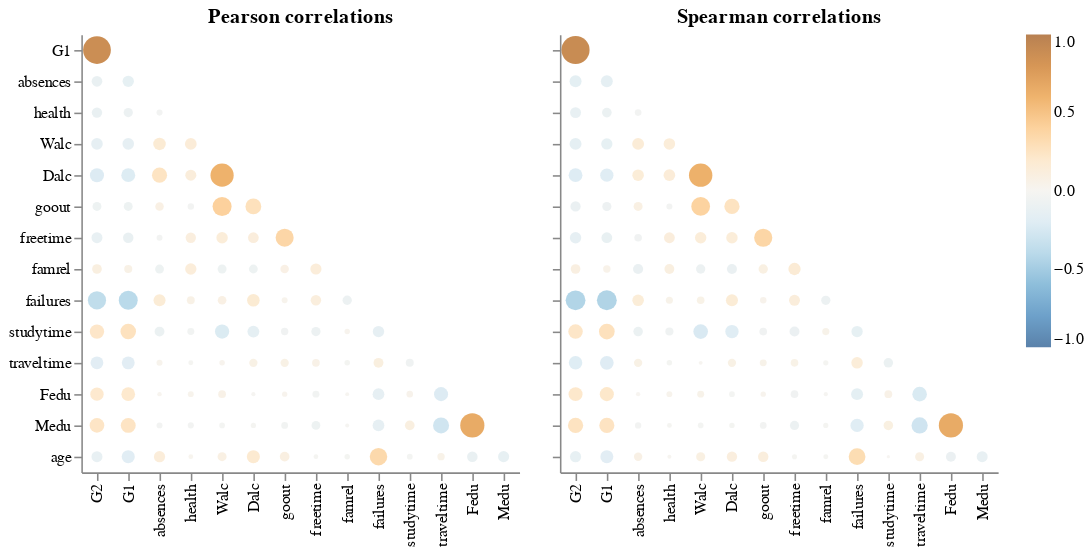

The notebook cell this image was saved under:
### Markdown cell above
Figure 4. Distribution of the target feature (G3)

### Code cell
# Correlation analysis
aly.corr(student_train.drop(columns=['G3']))

### Figure 1 — Vega specification as saved in the notebook (floating-point values rounded to 4 significant figures)
{"$schema": "https://vega.github.io/schema/vega/v5.json", "data": [{"name": "source_0"}, {"name": "data_0", "values": [{"abs_value": 0.06822, "index": "Dalc", "value": 0.06822, "variable": "traveltime"}, {"abs_value": 0.1008, "index": "failures", "value": 0.1008, "variable": "traveltime"}, {"abs_value": 0.1751, "index": "G2", "value": -0.1751, "variable": "traveltime"}, {"abs_value": 0.1779, "index": "G1", "value": -0.1779, "variable": "traveltime"}, {"abs_value": 0.0299, "index": "absences", "value": 0.0299, "variable": "traveltime"}, {"abs_value": 0.01694, "index": "health", "value": -0.01694, "variable": "traveltime"}, {"abs_value": 0.02321, "index": "Walc", "value": 0.02321, "variable": "traveltime"}, {"abs_value": 0.06158, "index": "studytime", "value": -0.06158, "variable": "traveltime"}, {"abs_value": 0.06778, "index": "goout", "value": 0.06778, "variable": "traveltime"}, {"abs_value": 0.05768, "index": "freetime", "value": 0.05768, "variable": "traveltime"}, {"abs_value": 0.02404, "index": "famrel", "value": -0.02404, "variable": "traveltime"}, {"abs_value": 0.264, "index": "G1", "value": 0.264, "variable": "studytime"}, {"abs_value": 0.09888, "index": "absences", "value": -0.09888, "variable": "studytime"}, {"abs_value": 0.04454, "index": "health", "value": -0.04454, "variable": "studytime"}, {"abs_value": 0.08656, "index": "freetime", "value": -0.08656, "variable": "studytime"}, {"abs_value": 0.149, "index": "Dalc", "value": -0.149, "variable": "studytime"}, {"abs_value": 0.1371, "index": "failures", "value": -0.1371, "variable": "studytime"}, {"abs_value": 0.02232, "index": "famrel", "value": 0.02232, "variable": "studytime"}, {"abs_value": 0.2219, "index": "Walc", "value": -0.2219, "variable": "studytime"}, {"abs_value": 0.2242, "index": "G2", "value": 0.2242, "variable": "studytime"}, {"abs_value": 0.0513, "index": "goout", "value": -0.0513, "variable": "studytime"}, {"abs_value": 0.1127, "index": "G2", "value": -0.1127, "variable": "health"}, {"abs_value": 0.08499, "index": "G1", "value": -0.08499, "variable": "health"}, {"abs_value": 0.03076, "index": "absences", "value": -0.03076, "variable": "health"}, {"abs_value": 0.07943, "index": "G2", "value": -0.07943, "variable": "goout"}, {"abs_value": 0.07904, "index": "G1", "value": -0.07904, "variable": "goout"}, {"abs_value": 0.07238, "index": "absences", "value": 0.07238, "variable": "goout"}, {"abs_value": 0.03532, "index": "health", "value": -0.03532, "variable": "goout"}, {"abs_value": 0.4041, "index": "Walc", "value": 0.4041, "variable": "goout"}, {"abs_value": 0.2753, "index": "Dalc", "value": 0.2753, "variable": "goout"}, {"abs_value": 0.3621, "index": "goout", "value": 0.3621, "variable": "freetime"}, {"abs_value": 0.1213, "index": "Dalc", "value": 0.1213, "variable": "freetime"}, {"abs_value": 0.1261, "index": "G2", "value": -0.1261, "variable": "freetime"}, {"abs_value": 0.1144, "index": "G1", "value": -0.1144, "variable": "freetime"}, {"abs_value": 0.02875, "index": "absences", "value": -0.02875, "variable": "freetime"}, {"abs_value": 0.111, "index": "health", "value": 0.111, "variable": "freetime"}, {"abs_value": 0.1387, "index": "Walc", "value": 0.1387, "variable": "freetime"}, {"abs_value": 0.1353, "index": "health", "value": 0.1353, "variable": "famrel"}, {"abs_value": 0.07967, "index": "Walc", "value": -0.07967, "variable": "famrel"}, {"abs_value": 0.09617, "index": "G2", "value": 0.09617, "variable": "famrel"}, {"abs_value": 0.06365, "index": "G1", "value": 0.06365, "variable": "famrel"}, {"abs_value": 0.07869, "index": "absences", "value": -0.07869, "variable": "famrel"}, {"abs_value": 0.1318, "index": "freetime", "value": 0.1318, "variable": "famrel"}, {"abs_value": 0.07142, "index": "goout", "value": 0.07142, "variable": "famrel"}, {"abs_value": 0.07739, "index": "Dalc", "value": -0.07739, "variable": "famrel"}, {"abs_value": 0.08856, "index": "famrel", "value": -0.08856, "variable": "failures"}, {"abs_value": 0.1151, "index": "freetime", "value": 0.1151, "variable": "failures"}, {"abs_value": 0.02886, "index": "goout", "value": 0.02886, "variable": "failures"}, {"abs_value": 0.1695, "index": "Dalc", "value": 0.1695, "variable": "failures"}, {"abs_value": 0.07459, "index": "Walc", "value": 0.07459, "variable": "failures"}, {"abs_value": 0.0599, "index": "health", "value": 0.0599, "variable": "failures"}, {"abs_value": 0.1546, "index": "absences", "value": 0.1546, "variable": "failures"}, {"abs_value": 0.3685, "index": "G2", "value": -0.3685, "variable": "failures"}, {"abs_value": 0.4009, "index": "G1", "value": -0.4009, "variable": "failures"}, {"abs_value": 0.1308, "index": "Medu", "value": -0.1308, "variable": "age"}, {"abs_value": 0.116, "index": "Fedu", "value": -0.116, "variable": "age"}, {"abs_value": 0.01365, "index": "freetime", "value": -0.01365, "variable": "age"}, {"abs_value": 0.1272, "index": "G2", "value": -0.1272, "variable": "age"}, {"abs_value": 0.1857, "index": "G1", "value": -0.1857, "variable": "age"}, {"abs_value": 0.1332, "index": "absences", "value": 0.1332, "variable": "age"}, {"abs_value": 0.01486, "index": "health", "value": 0.01486, "variable": "age"}, {"abs_value": 0.08173, "index": "Walc", "value": 0.08173, "variable": "age"}, {"abs_value": 0.1855, "index": "Dalc", "value": 0.1855, "variable": "age"}, {"abs_value": 0.09589, "index": "goout", "value": 0.09589, "variable": "age"}, {"abs_value": 0.02233, "index": "famrel", "value": -0.02233, "variable": "age"}, {"abs_value": 0.3394, "index": "failures", "value": 0.3394, "variable": "age"}, {"abs_value": 0.02698, "index": "studytime", "value": -0.02698, "variable": "age"}, {"abs_value": 0.05104, "index": "traveltime", "value": 0.05104, "variable": "age"}, {"abs_value": 0.1353, "index": "G1", "value": -0.1353, "variable": "absences"}, {"abs_value": 0.1195, "index": "G2", "value": -0.1195, "variable": "absences"}, {"abs_value": 0.1457, "index": "health", "value": 0.1457, "variable": "Walc"}, {"abs_value": 0.1682, "index": "absences", "value": 0.1682, "variable": "Walc"}, {"abs_value": 0.1415, "index": "G1", "value": -0.1415, "variable": "Walc"}, {"abs_value": 0.1422, "index": "G2", "value": -0.1422, "variable": "Walc"}, {"abs_value": 0.1468, "index": "failures", "value": -0.1468, "variable": "Medu"}, {"abs_value": 0.2842, "index": "traveltime", "value": -0.2842, "variable": "Medu"}, {"abs_value": 0.09688, "index": "studytime", "value": 0.09688, "variable": "Medu"}, {"abs_value": 0.658, "index": "Fedu", "value": 0.658, "variable": "Medu"}, {"abs_value": 0.00701, "index": "famrel", "value": -0.00701, "variable": "Medu"}, {"abs_value": 0.2353, "index": "G2", "value": 0.2353, "variable": "Medu"}, {"abs_value": 0.07677, "index": "freetime", "value": -0.07677, "variable": "Medu"}, {"abs_value": 0.04271, "index": "goout", "value": -0.04271, "variable": "Medu"}, {"abs_value": 0.02145, "index": "Dalc", "value": -0.02145, "variable": "Medu"}, {"abs_value": 0.02609, "index": "Walc", "value": -0.02609, "variable": "Medu"}, {"abs_value": 0.03118, "index": "health", "value": -0.03118, "variable": "Medu"}, {"abs_value": 0.02907, "index": "absences", "value": -0.02907, "variable": "Medu"}, {"abs_value": 0.2437, "index": "G1", "value": 0.2437, "variable": "Medu"}, {"abs_value": 0.8726, "index": "G2", "value": 0.8726, "variable": "G1"}, {"abs_value": 0.2147, "index": "traveltime", "value": -0.2147, "variable": "Fedu"}, {"abs_value": 0.04459, "index": "freetime", "value": -0.04459, "variable": "Fedu"}, {"abs_value": 0.2037, "index": "G1", "value": 0.2037, "variable": "Fedu"}, {"abs_value": 0.01103, "index": "absences", "value": 0.01103, "variable": "Fedu"}, {"abs_value": 0.0287, "index": "health", "value": 0.0287, "variable": "Fedu"}, {"abs_value": 0.05712, "index": "Walc", "value": 0.05712, "variable": "Fedu"}, {"abs_value": 0.008725, "index": "Dalc", "value": -0.008725, "variable": "Fedu"}, {"abs_value": 0.02098, "index": "goout", "value": 0.02098, "variable": "Fedu"}, {"abs_value": 0.006001, "index": "famrel", "value": 0.006001, "variable": "Fedu"}, {"abs_value": 0.03772, "index": "studytime", "value": 0.03772, "variable": "Fedu"}, {"abs_value": 0.1463, "index": "failures", "value": -0.1463, "variable": "Fedu"}, {"abs_value": 0.1946, "index": "G2", "value": 0.1946, "variable": "Fedu"}, {"abs_value": 0.2152, "index": "G2", "value": -0.2152, "variable": "Dalc"}, {"abs_value": 0.21, "index": "G1", "value": -0.21, "variable": "Dalc"}, {"abs_value": 0.25, "index": "absences", "value": 0.25, "variable": "Dalc"}, {"abs_value": 0.6038, "index": "Walc", "value": 0.6038, "variable": "Dalc"}, {"abs_value": 0.128, "index": "health", "value": 0.128, "variable": "Dalc"}]}, {"name": "source_1"}, {"name": "data_1", "values": [{"abs_value": 0.06754, "index": "Dalc", "value": 0.06754, "variable": "traveltime"}, {"abs_value": 0.1397, "index": "failures", "value": 0.1397, "variable": "traveltime"}, {"abs_value": 0.197, "index": "G2", "value": -0.197, "variable": "traveltime"}, {"abs_value": 0.2042, "index": "G1", "value": -0.2042, "variable": "traveltime"}, {"abs_value": 0.06825, "index": "absences", "value": 0.06825, "variable": "traveltime"}, {"abs_value": 0.02325, "index": "health", "value": -0.02325, "variable": "traveltime"}, {"abs_value": 0.005739, "index": "Walc", "value": 0.005739, "variable": "traveltime"}, {"abs_value": 0.09164, "index": "studytime", "value": -0.09164, "variable": "traveltime"}, {"abs_value": 0.04366, "index": "goout", "value": 0.04366, "variable": "traveltime"}, {"abs_value": 0.05563, "index": "freetime", "value": 0.05563, "variable": "traveltime"}, {"abs_value": 0.02002, "index": "famrel", "value": -0.02002, "variable": "traveltime"}, {"abs_value": 0.2706, "index": "G1", "value": 0.2706, "variable": "studytime"}, {"abs_value": 0.09165, "index": "absences", "value": -0.09165, "variable": "studytime"}, {"abs_value": 0.06378, "index": "health", "value": -0.06378, "variable": "studytime"}, {"abs_value": 0.1027, "index": "freetime", "value": -0.1027, "variable": "studytime"}, {"abs_value": 0.1936, "index": "Dalc", "value": -0.1936, "variable": "studytime"}, {"abs_value": 0.1348, "index": "failures", "value": -0.1348, "variable": "studytime"}, {"abs_value": 0.04741, "index": "famrel", "value": 0.04741, "variable": "studytime"}, {"abs_value": 0.2348, "index": "Walc", "value": -0.2348, "variable": "studytime"}, {"abs_value": 0.2293, "index": "G2", "value": 0.2293, "variable": "studytime"}, {"abs_value": 0.05653, "index": "goout", "value": -0.05653, "variable": "studytime"}, {"abs_value": 0.126, "index": "G2", "value": -0.126, "variable": "health"}, {"abs_value": 0.09504, "index": "G1", "value": -0.09504, "variable": "health"}, {"abs_value": 0.03956, "index": "absences", "value": -0.03956, "variable": "health"}, {"abs_value": 0.109, "index": "G2", "value": -0.109, "variable": "goout"}, {"abs_value": 0.08437, "index": "G1", "value": -0.08437, "variable": "goout"}, {"abs_value": 0.08109, "index": "absences", "value": 0.08109, "variable": "goout"}, {"abs_value": 0.03037, "index": "health", "value": -0.03037, "variable": "goout"}, {"abs_value": 0.3903, "index": "Walc", "value": 0.3903, "variable": "goout"}, {"abs_value": 0.2549, "index": "Dalc", "value": 0.2549, "variable": "goout"}, {"abs_value": 0.3668, "index": "goout", "value": 0.3668, "variable": "freetime"}, {"abs_value": 0.1391, "index": "Dalc", "value": 0.1391, "variable": "freetime"}, {"abs_value": 0.1374, "index": "G2", "value": -0.1374, "variable": "freetime"}, {"abs_value": 0.1221, "index": "G1", "value": -0.1221, "variable": "freetime"}, {"abs_value": 0.05517, "index": "absences", "value": -0.05517, "variable": "freetime"}, {"abs_value": 0.1244, "index": "health", "value": 0.1244, "variable": "freetime"}, {"abs_value": 0.1372, "index": "Walc", "value": 0.1372, "variable": "freetime"}, {"abs_value": 0.09933, "index": "health", "value": 0.09933, "variable": "famrel"}, {"abs_value": 0.08717, "index": "Walc", "value": -0.08717, "variable": "famrel"}, {"abs_value": 0.0955, "index": "G2", "value": 0.0955, "variable": "famrel"}, {"abs_value": 0.05085, "index": "G1", "value": 0.05085, "variable": "famrel"}, {"abs_value": 0.1081, "index": "absences", "value": -0.1081, "variable": "famrel"}, {"abs_value": 0.1617, "index": "freetime", "value": 0.1617, "variable": "famrel"}, {"abs_value": 0.08932, "index": "goout", "value": 0.08932, "variable": "famrel"}, {"abs_value": 0.1038, "index": "Dalc", "value": -0.1038, "variable": "famrel"}, {"abs_value": 0.0867, "index": "famrel", "value": -0.0867, "variable": "failures"}, {"abs_value": 0.1264, "index": "freetime", "value": 0.1264, "variable": "failures"}, {"abs_value": 0.03634, "index": "goout", "value": 0.03634, "variable": "failures"}, {"abs_value": 0.1546, "index": "Dalc", "value": 0.1546, "variable": "failures"}, {"abs_value": 0.05548, "index": "Walc", "value": 0.05548, "variable": "failures"}, {"abs_value": 0.04567, "index": "health", "value": 0.04567, "variable": "failures"}, {"abs_value": 0.1422, "index": "absences", "value": 0.1422, "variable": "failures"}, {"abs_value": 0.4374, "index": "G2", "value": -0.4374, "variable": "failures"}, {"abs_value": 0.4412, "index": "G1", "value": -0.4412, "variable": "failures"}, {"abs_value": 0.1265, "index": "Medu", "value": -0.1265, "variable": "age"}, {"abs_value": 0.1023, "index": "Fedu", "value": -0.1023, "variable": "age"}, {"abs_value": 0.01834, "index": "freetime", "value": -0.01834, "variable": "age"}, {"abs_value": 0.1312, "index": "G2", "value": -0.1312, "variable": "age"}, {"abs_value": 0.1813, "index": "G1", "value": -0.1813, "variable": "age"}, {"abs_value": 0.06962, "index": "absences", "value": 0.06962, "variable": "age"}, {"abs_value": 0.00735, "index": "health", "value": 0.00735, "variable": "age"}, {"abs_value": 0.08383, "index": "Walc", "value": 0.08383, "variable": "age"}, {"abs_value": 0.1117, "index": "Dalc", "value": 0.1117, "variable": "age"}, {"abs_value": 0.114, "index": "goout", "value": 0.114, "variable": "age"}, {"abs_value": 0.01712, "index": "famrel", "value": -0.01712, "variable": "age"}, {"abs_value": 0.3113, "index": "failures", "value": 0.3113, "variable": "age"}, {"abs_value": 0.0005177, "index": "studytime", "value": -0.0005177, "variable": "age"}, {"abs_value": 0.08307, "index": "traveltime", "value": 0.08307, "variable": "age"}, {"abs_value": 0.1518, "index": "G1", "value": -0.1518, "variable": "absences"}, {"abs_value": 0.1538, "index": "G2", "value": -0.1538, "variable": "absences"}, {"abs_value": 0.1407, "index": "health", "value": 0.1407, "variable": "Walc"}, {"abs_value": 0.1504, "index": "absences", "value": 0.1504, "variable": "Walc"}, {"abs_value": 0.1344, "index": "G1", "value": -0.1344, "variable": "Walc"}, {"abs_value": 0.1518, "index": "G2", "value": -0.1518, "variable": "Walc"}, {"abs_value": 0.1913, "index": "failures", "value": -0.1913, "variable": "Medu"}, {"abs_value": 0.289, "index": "traveltime", "value": -0.289, "variable": "Medu"}, {"abs_value": 0.09313, "index": "studytime", "value": 0.09313, "variable": "Medu"}, {"abs_value": 0.6583, "index": "Fedu", "value": 0.6583, "variable": "Medu"}, {"abs_value": 0.02023, "index": "famrel", "value": -0.02023, "variable": "Medu"}, {"abs_value": 0.2553, "index": "G2", "value": 0.2553, "variable": "Medu"}, {"abs_value": 0.08452, "index": "freetime", "value": -0.08452, "variable": "Medu"}, {"abs_value": 0.04053, "index": "goout", "value": -0.04053, "variable": "Medu"}, {"abs_value": 0.02224, "index": "Dalc", "value": -0.02224, "variable": "Medu"}, {"abs_value": 0.02532, "index": "Walc", "value": -0.02532, "variable": "Medu"}, {"abs_value": 0.01603, "index": "health", "value": -0.01603, "variable": "Medu"}, {"abs_value": 0.03505, "index": "absences", "value": -0.03505, "variable": "Medu"}, {"abs_value": 0.2516, "index": "G1", "value": 0.2516, "variable": "Medu"}, {"abs_value": 0.8917, "index": "G2", "value": 0.8917, "variable": "G1"}, {"abs_value": 0.2324, "index": "traveltime", "value": -0.2324, "variable": "Fedu"}, {"abs_value": 0.05574, "index": "freetime", "value": -0.05574, "variable": "Fedu"}, {"abs_value": 0.2151, "index": "G1", "value": 0.2151, "variable": "Fedu"}, {"abs_value": 0.01005, "index": "absences", "value": 0.01005, "variable": "Fedu"}, {"abs_value": 0.02787, "index": "health", "value": 0.02787, "variable": "Fedu"}, {"abs_value": 0.04418, "index": "Walc", "value": 0.04418, "variable": "Fedu"}, {"abs_value": 0.02606, "index": "Dalc", "value": -0.02606, "variable": "Fedu"}, {"abs_value": 0.02248, "index": "goout", "value": 0.02248, "variable": "Fedu"}, {"abs_value": 0.008447, "index": "famrel", "value": -0.008447, "variable": "Fedu"}, {"abs_value": 0.05827, "index": "studytime", "value": 0.05827, "variable": "Fedu"}, {"abs_value": 0.1531, "index": "failures", "value": -0.1531, "variable": "Fedu"}, {"abs_value": 0.2122, "index": "G2", "value": 0.2122, "variable": "Fedu"}, {"abs_value": 0.2067, "index": "G2", "value": -0.2067, "variable": "Dalc"}, {"abs_value": 0.1913, "index": "G1", "value": -0.1913, "variable": "Dalc"}, {"abs_value": 0.1412, "index": "absences", "value": 0.1412, "variable": "Dalc"}, {"abs_value": 0.6155, "index": "Walc", "value": 0.6155, "variable": "Dalc"}, {"abs_value": 0.1438, "index": "health", "value": 0.1438, "variable": "Dalc"}]}, {"name": "source_0_concat_0_x_domain_index", "values": [{"index": "Dalc", "sort_field": 5.0}, {"index": "failures", "sort_field": 9.0}, {"index": "G2", "sort_field": 0.0}, {"index": "G1", "sort_field": 1.0}, {"index": "absences", "sort_field": 2.0}, {"index": "health", "sort_field": 3.0}, {"index": "Walc", "sort_field": 4.0}, {"index": "studytime", "sort_field": 10.0}, {"index": "goout", "sort_field": 6.0}, {"index": "freetime", "sort_field": 7.0}, {"index": "famrel", "sort_field": 8.0}, {"index": "Medu", "sort_field": 13.0}, {"index": "Fedu", "sort_field": 12.0}, {"index": "traveltime", "sort_field": 11.0}]}, {"name": "source_0_concat_0_y_domain_variable", "values": [{"sort_field": 10.0, "variable": "traveltime"}, {"sort_field": 9.0, "variable": "studytime"}, {"sort_field": 2.0, "variable": "health"}, {"sort_field": 5.0, "variable": "goout"}, {"sort_field": 6.0, "variable": "freetime"}, {"sort_field": 7.0, "variable": "famrel"}, {"sort_field": 8.0, "variable": "failures"}, {"sort_field": 13.0, "variable": "age"}, {"sort_field": 1.0, "variable": "absences"}, {"sort_field": 3.0, "variable": "Walc"}, {"sort_field": 12.0, "variable": "Medu"}, {"sort_field": 0.0, "variable": "G1"}, {"sort_field": 11.0, "variable": "Fedu"}, {"sort_field": 4.0, "variable": "Dalc"}]}, {"name": "source_1_concat_1_x_domain_index", "values": [{"index": "Dalc", "sort_field": 5.0}, {"index": "failures", "sort_field": 9.0}, {"index": "G2", "sort_field": 0.0}, {"index": "G1", "sort_field": 1.0}, {"index": "absences", "sort_field": 2.0}, {"index": "health", "sort_field": 3.0}, {"index": "Walc", "sort_field": 4.0}, {"index": "studytime", "sort_field": 10.0}, {"index": "goout", "sort_field": 6.0}, {"index": "freetime", "sort_field": 7.0}, {"index": "famrel", "sort_field": 8.0}, {"index": "Medu", "sort_field": 13.0}, {"index": "Fedu", "sort_field": 12.0}, {"index": "traveltime", "sort_field": 11.0}]}, {"name": "source_1_concat_1_y_domain_variable", "values": [{"sort_field": 10.0, "variable": "traveltime"}, {"sort_field": 9.0, "variable": "studytime"}, {"sort_field": 2.0, "variable": "health"}, {"sort_field": 5.0, "variable": "goout"}, {"sort_field": 6.0, "variable": "freetime"}, {"sort_field": 7.0, "variable": "famrel"}, {"sort_field": 8.0, "variable": "failures"}, {"sort_field": 13.0, "variable": "age"}, {"sort_field": 1.0, "variable": "absences"}, {"sort_field": 3.0, "variable": "Walc"}, {"sort_field": 12.0, "variable": "Medu"}, {"sort_field": 0.0, "variable": "G1"}, {"sort_field": 11.0, "variable": "Fedu"}, {"sort_field": 4.0, "variable": "Dalc"}]}], "signals": [{"name": "concat_0_x_step", "value": 20}, {"name": "concat_0_width", "update": "bandspace(domain('concat_0_x').length, 1, 0.5) * concat_0_x_step"}, {"name": "concat_0_y_step", "value": 20}, {"name": "concat_0_height", "update": "bandspace(domain('concat_0_y').length, 1, 0.5) * concat_0_y_step"}, {"name": "concat_1_x_step", "value": 20}, {"name": "concat_1_width", "update": "bandspace(domain('concat_1_x').length, 1, 0.5) * concat_1_x_step"}, {"name": "concat_1_y_step", "value": 20}, {"name": "concat_1_height", "update": "bandspace(domain('concat_1_y').length, 1, 0.5) * concat_1_y_step"}], "marks": [{"type": "group", "name": "concat_0_group", "encode": {"update": {"width": {"signal": "concat_0_width"}, "height": {"signal": "concat_0_height"}}}, "marks": [{"type": "symbol", "name": "concat_0_marks", "from": {"data": "data_0"}, "encode": {"update": {"fill": {"field": "value", "scale": "color"}, "opacity": {"value": 0.7}, "y": {"field": "variable", "scale": "concat_0_y"}, "size": {"field": "abs_value", "scale": "size"}, "x": {"field": "index", "scale": "concat_0_x"}, "tooltip": {"signal": "{\"corr\": format(datum[\"value\"], \".2f\"), \"x\": isValid(datum[\"index\"]) ? datum[\"index\"] : \"\"+datum[\"index\"], \"y\": isValid(datum[\"variable\"]) ? datum[\"variable\"] : \"\"+datum[\"variable\"]}"}, "shape": {"value": "circle"}}}, "style": ["circle"]}], "axes": [{"scale": "concat_0_x", "labelAlign": "right", "labelAngle": 270, "grid": false, "labelBaseline": "middle", "zindex": 0, "orient": "bottom"}, {"scale": "concat_0_y", "zindex": 0, "grid": false, "orient": "left"}], "title": {"text": "Pearson correlations", "frame": "group"}, "style": "cell"}, {"type": "group", "name": "concat_1_group", "encode": {"update": {"height": {"signal": "concat_1_height"}, "width": {"signal": "concat_1_width"}}}, "marks": [{"type": "symbol", "name": "concat_1_marks", "from": {"data": "data_1"}, "encode": {"update": {"opacity": {"value": 0.7}, "fill": {"field": "value", "scale": "color"}, "tooltip": {"signal": "{\"corr\": format(datum[\"value\"], \".2f\"), \"x\": isValid(datum[\"index\"]) ? datum[\"index\"] : \"\"+datum[\"index\"], \"y\": isValid(datum[\"variable\"]) ? datum[\"variable\"] : \"\"+datum[\"variable\"]}"}, "y": {"field": "variable", "scale": "concat_1_y"}, "x": {"field": "index", "scale": "concat_1_x"}, "shape": {"value": "circle"}, "size": {"field": "abs_value", "scale": "size"}}}, "style": ["circle"]}], "axes": [{"scale": "concat_1_x", "zindex": 0, "labelBaseline": "middle", "labelAngle": 270, "grid": false, "orient": "bottom", "labelAlign": "right"}, {"scale": "concat_1_y", "labels": false, "orient": "left", "zindex": 0, "grid": false}], "title": {"text": "Spearman correlations", "frame": "group"}, "style": "cell"}], "scales": [{"name": "color", "type": "linear", "domain": [-1, 1], "range": {"scheme": "blueorange"}, "zero": true, "interpolate": "hcl"}, {"name": "size", "type": "linear", "domain": [0, 1], "range": [4, 361], "zero": true}, {"name": "concat_0_x", "type": "point", "domain": {"data": "source_0_concat_0_x_domain_index", "field": "index", "sort": {"op": "max", "field": "sort_field"}}, "range": {"step": {"signal": "concat_0_x_step"}}, "padding": 0.5}, {"name": "concat_0_y", "type": "point", "domain": {"data": "source_0_concat_0_y_domain_variable", "field": "variable", "sort": {"op": "max", "field": "sort_field"}}, "range": {"step": {"signal": "concat_0_y_step"}}, "padding": 0.5}, {"name": "concat_1_x", "type": "point", "domain": {"data": "source_1_concat_1_x_domain_index", "field": "index", "sort": {"op": "max", "field": "sort_field"}}, "range": {"step": {"signal": "concat_1_x_step"}}, "padding": 0.5}, {"name": "concat_1_y", "type": "point", "domain": {"data": "source_1_concat_1_y_domain_variable", "field": "variable", "sort": {"op": "max", "field": "sort_field"}}, "range": {"step": {"signal": "concat_1_y_step"}}, "padding": 0.5}], "background": "white", "config": {"style": {"cell": {"strokeWidth": 0}}}, "layout": {"padding": 20, "bounds": "full", "align": "each"}, "legends": [{"fill": "color", "gradientLength": {"signal": "clamp(concat_0_height, 64, 200)"}, "encode": {"gradient": {"update": {"opacity": {"value": 0.7}}}}}], "padding": 5}
